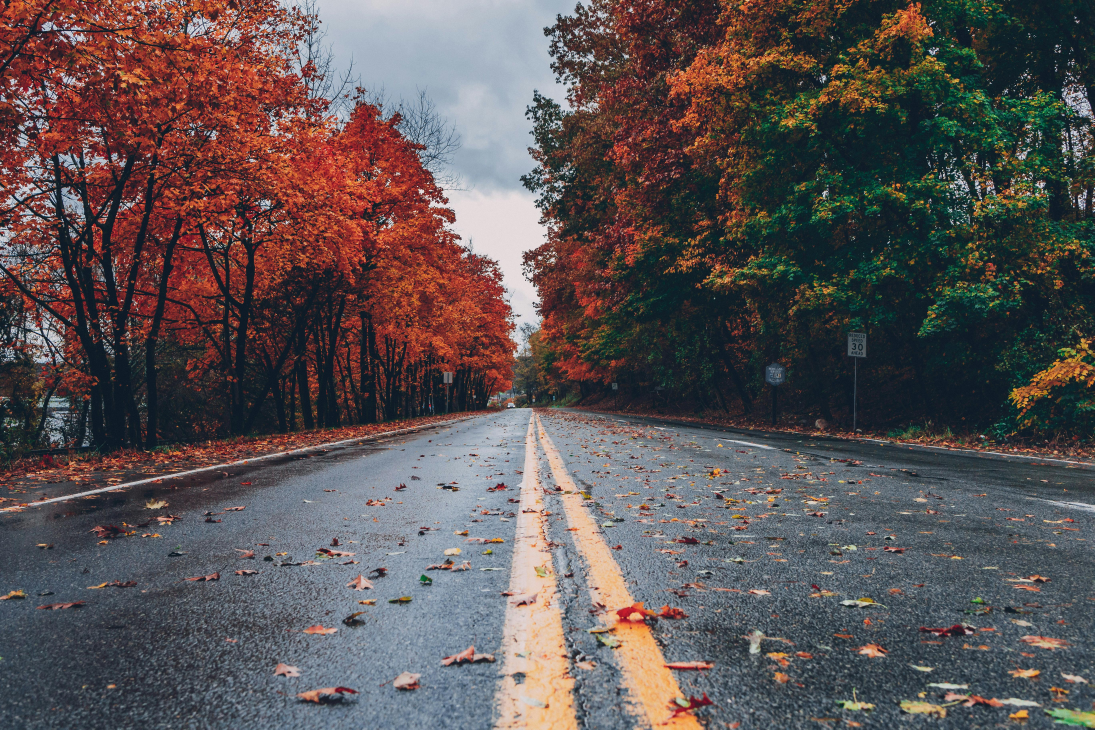
#> input picture src/images/original.jpg, 5472 x 3648 px (shown at 1/5 size)
$ jupyter execute --allow-errors visualize.ipynb
#> lines starting #> are read from the running program, lines starting #| are printed output that depends on the picture
# Parallelization of K-means Clustering ALgorithm

## Visualize K-means clustering output

[cell 1]
import pandas as pd
import matplotlib.pyplot as plt

def plot_clusters(filename, title):
#> called with filename = 'data/serial_clusters.csv', title = 'Serial K-Means Clustering'
    df = pd.read_csv(filename, header=None, names=['x', 'y', 'cluster'])
#> (reads src/serial_clusters.csv from the repository)
    plt.figure(figsize=(8, 6))

    for cluster in df['cluster'].unique():
        subset = df[df['cluster'] == cluster]
        plt.scatter(subset['x'], subset['y'], label=f'Cluster {cluster}', alpha=0.6)

    plt.xlabel("X Coordinate")
    plt.ylabel("Y Coordinate")
    plt.title(title)
    plt.legend()
    plt.show()
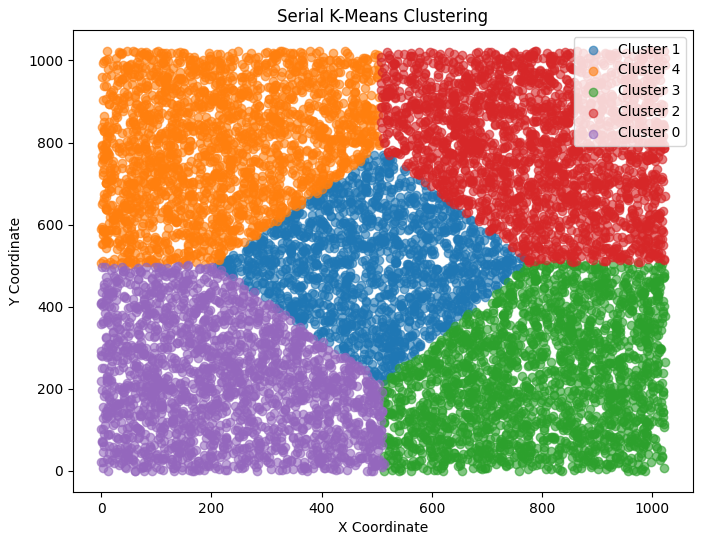
#> figure drawn by matplotlib, 1 panel

# Plot serial and parallel results
plot_clusters("data/serial_clusters.csv", "Serial K-Means Clustering")
plot_clusters("data/parallel_clusters.csv", "Parallel K-Means Clustering")
#> call 2 of plot_clusters, with filename = 'data/parallel_clusters.csv', title = 'Parallel K-Means Clustering'
#> (reads src/parallel_clusters.csv from the repository)
#> in plot_clusters (call 2), `plt.show()`:
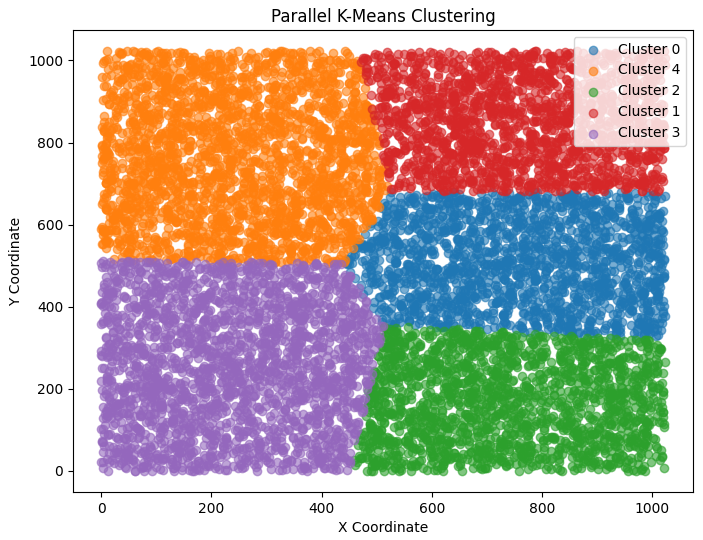
#> figure drawn by matplotlib, 1 panel

## Image Compression using K-means

### Utility Methods

[cell 2]
import cv2
import numpy as np
import pandas as pd
import matplotlib.pyplot as plt

[cell 3]
def image_to_csv(image_path, csv_path):
#> called with image_path = 'images/original.jpg', csv_path = 'data/image_data.csv'
    image = cv2.imread(image_path)
#> image is the input picture: shape (3648, 5472, 3); mean B, G, R 83.7, 83, 91.6
    h, w, _ = image.shape
#> h = 3648; w = 5472
    reshaped = image.reshape((-1, 3))  # Flatten to N x 3
    df = pd.DataFrame(reshaped, columns=["r", "g", "b"])
#> df = table of 19961856 rows and 3 columns
    df.to_csv(csv_path, index=False)
    print(f"Saved {len(df)} pixels to {csv_path}")

[cell 4]
def csv_to_image(cluster_csv, output_path, image_shape):
    df = pd.read_csv(cluster_csv)
    pixels = df[["r", "g", "b"]].to_numpy().astype(np.uint8)
    image = pixels.reshape(image_shape)
    cv2.imwrite(output_path, image)
    print(f"Reconstructed image saved to {output_path}")

### Convert original image to input data

#> (a cell that did not finish here is left out)

### Convert K-means output to image

#> (a cell that did not finish here is left out)

### Visualize compressed images

[cell 7]
image = cv2.imread('images/original.jpg')
image_rgb = cv2.cvtColor(image, cv2.COLOR_BGR2RGB)
compressed_parallel = cv2.imread("images/compressed_parallel.jpg")
#> (the rest of this cell did not finish here and is left out)
